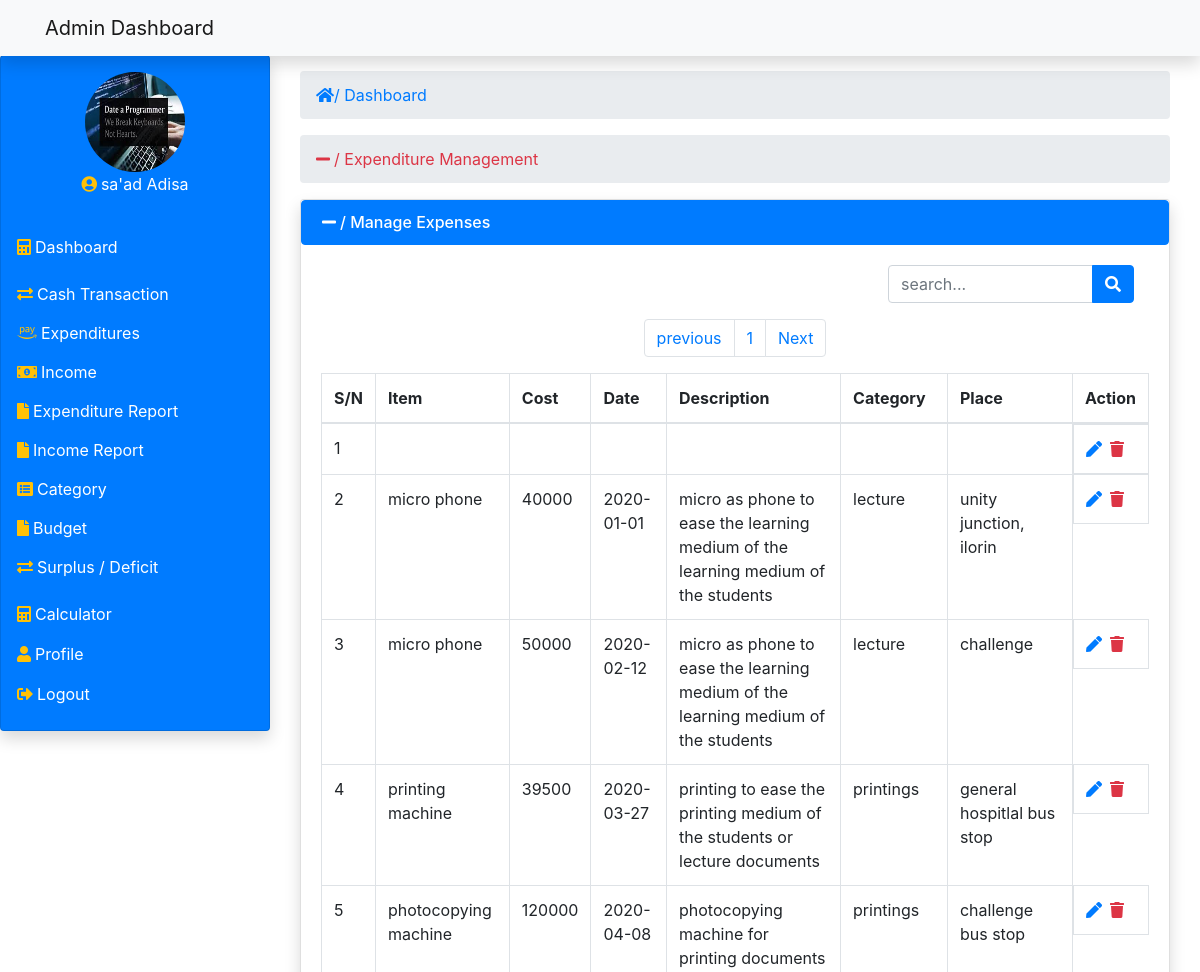
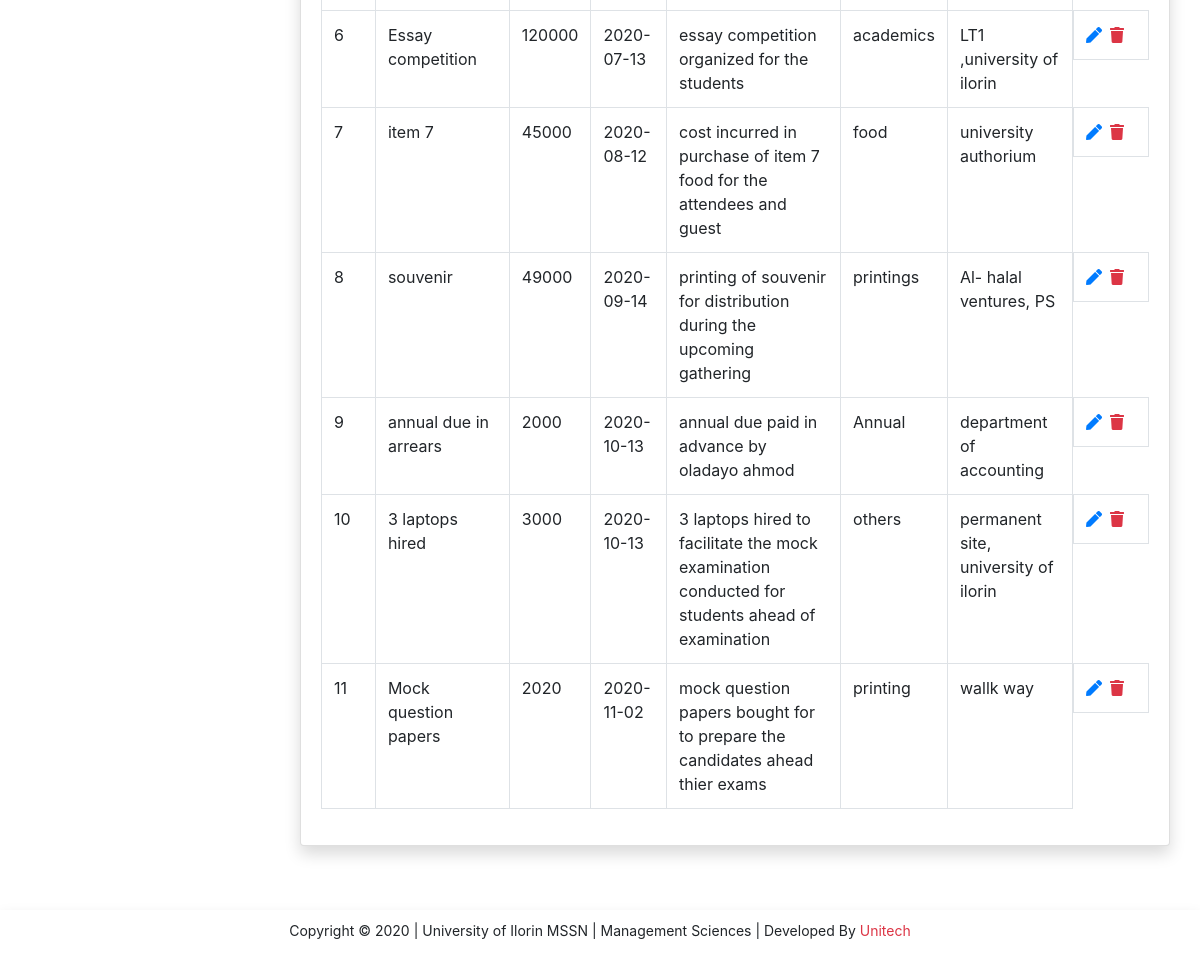
The page /views/manageexp.php (signed in) on the database its author committed (2 pictures, top to bottom).
### tables this page shows
CREATE TABLE `expenditure` (
  `id` int(11) NOT NULL,
  `item` varchar(200) NOT NULL,
  `itemdate` date NOT NULL,
  `cost` int(11) NOT NULL,
  `noteDate` timestamp NOT NULL DEFAULT CURRENT_TIMESTAMP ON UPDATE CURRENT_TIMESTAMP,
  `itemdesc` text NOT NULL,
  `category` varchar(200) NOT NULL,
  `place` text NOT NULL
);

### modal/modal.php (called while the page is built, shortened)
<?php
    class Modal{
        private $localhost = 'localhost';
        private $dbname = 'management';
        private $username = 'root';
        private $password = '';
        public $conn;
        public function __construct(){
           try {
               $this->conn = new mysqli($this->localhost,$this->username,$this->password,$this->dbname);
           } catch (Exception $e) {
               echo 'connection failed'.$e->getMessage();
           }
        }
		public function manageExp($start,$rpp,$page,$previous,$next){
			$data = null;
			if (!isset($_POST['searchExp'])) {
				$count = "SELECT COUNT(id) AS id FROM expenditure";
				$query_count = $this->conn->query($count);
				$result_count = mysqli_fetch_array($query_count);
				$total_pages  = intval($result_count['id']) / $rpp;
				$data['total'] = $total_pages;
				$query = "SELECT * FROM expenditure WHERE item IS NOT NULL ORDER BY itemdate LIMIT $start,$rpp";
				$stmt = $this->conn->prepare($query);
				$stmt->execute();
				$result = $stmt->get_result();
				if(mysqli_num_rows($result) > 0){
					while($fetch = $result->fetch_assoc()){
						$data[] = $fetch;
					}
				}
				else {
					$error = '<div class="alert alert-danger">Error fetching data try later!</div>';
				}
			}
			return $data;
		}
		public function fetch_picture($id){
			$data = null;
			$query = "SELECT picture FROM admin_details WHERE id = ?";
			$stmt = $this->conn->prepare($query);
			$stmt->bind_param('i',$id);
			if($stmt->execute()){
				$result = $stmt->get_result();
				$fetch = $result->fetch_assoc();
				$data = $fetch;
			}
			return $data;
		}
    }
?>

### views/manageexp.php (the view, shortened to what this page needs)
<!DOCTYPE html>
<html lang="en">
<head>
     <link rel="stylesheet" href="../css/style.css">
    <link rel="stylesheet" href="../css/all.css">
    <link rel="stylesheet" href="../css/bootstrap.min.css">
    <link rel="stylesheet" href="../css/fontawesome.min.css">
</head>
<body>
        <?php include '../includes/topbar.php';?>
            <?php include '../includes/sidebar.php';?>
            <ol class="breadcrumb">
                <li class="active text-danger"><i class="fa fa-minus mr-1"></i>/ Expenditure Management</li>
            </ol>
        <div class="card shadow">
            <div>
                <h6 class="list-group-item active"><i class="fa fa-minus mr-1"></i>/ Manage Expenses</h6>
            </div>
            <div class="card-body">
                                                <div class="col-md-4 ml-auto">
                                                    <form action="#" method="POST" class="form-group">
                                                        <div class="input-group">
                                                            <input type="text" class="form-control" name="search" type="search" placeholder="search...">
                                                            <span class="input-group-append">
                                                                <button name="searchExp" class="btn btn-primary" type="submit">
                                                                    <i class="fa fa-search"></i>
                                                                </button>
                                                            </span>
                                                        </div>
                                                    </form>
                                                </div>
												<nav arial-black="Page navigation example text-center">
													<ul class="pagination justify-content-center">
                                                        <?php
                                                        $rpp = 10;
                                                        if (isset($_GET['page'])) {
                                                            $page = $_GET['page'];
                                                        }
                                                        else{
                                                            $page = 1;
                                                        }
                                                        if ($page > 1) {
                                                            $start = ($page * $rpp) - $rpp;
                                                        }
                                                        else {
                                                            $start = 0;
                                                        }
                                                        $previous = $page - 1;
                                                        $next = $page + 1;
                                                        if (isset($_POST['searchExp'])) {
                                                            $modal = new Modal;
                                                            $search = strip_tags($_POST['search']);
                                                            $row = $modal->manageExp($start,$rpp,$page,$previous,$next);
                                                            $total_pages = $row['total'];
                                                        }
                                                        else{
                                                            $row =  $modal->manageExp($start,$rpp,$page,$previous,$next);
                                                            $total_pages = $row['total'];
                                                        }
                                                        ?>
														<li class="page-item"><a href="manageexp.php?page=<?= $previous;?>" class="page-link">previous</a></li>
														<?php
														for ($i=1; $i<= $total_pages; $i++):?>
															<li class="page-item"><a href="manageexp.php?page=<?= $i;?>" class="page-link"><?= $i; ?></a></li>
														<?php endfor; ?>
														<li class="page-item"><a href="manageexp.php?page=<?= $next;?>" class="page-link">Next</a></li>
													</ul>
												</nav>
                    <div class="table-responsive">
                        <table class="table  table-responsive table-bordered table-hover">
                            <thead>
                                <tr>
                                    <th>S/N</th>
                                    <th>Item</th>
                                    <th>Cost</th>
                                    <th>Date</th>
                                    <th>Description</th>
                                    <th>Category</th>
                                    <th>Place</th>
                                    <th>Action</th>
                                </tr>
                            </thead>
                            <tbody>
                                <?php
                                if (isset($_POST['searchExp'])) {
                                    $modal = new Modal;
                                    $row = $modal->manageExp($start,$rpp,$page,$previous,$next);
                                }
                                else{
                                    $modal = new Modal;
                                    $row =  $modal->manageExp($start,$rpp,$page,$previous,$next);
                                }
                                    if (!empty($row)) {
                                        $count = 1;
                                        foreach($row as $rows){
                                            ?>
                                            <tr>
                                                <td><?= $count++; ?></td>
                                                <td><?= $rows['item']; ?></td>
                                                <td><?= $rows['cost']; ?></td>
                                                <td><?= $rows['itemdate']; ?></td>
                                                <td><?= $rows['itemdesc']; ?></td>
                                                <td><?= $rows['category']; ?></td>
                                                <td><?= $rows['place']; ?></td>
                                                <td style="display:flex;">
                                                    <a href="edit.php?expid=<?=$rows['id'];?>"><i class="fas fa-pen mr-2 text-primary"></i></a>
                                                    <a href="delete.php?expid=<?=$rows['id'];?>"><i class="fas fa-trash text-danger"></i></a>
                                                </td>
                                            </tr>
                                                <?php }} ?>
                            </tbody>
                        </table>
                    </div>
        </div>
    </div>
</div>
            <?php include '../includes/footer.php';?>
</body>
</html>

### includes/sidebar.php (shortened to what this page needs)
  <div class="container-fluid toggle-nav">
      <div class="row justify-content-left align-items-left">
          <div class="col-md-3 nav-toggle" id="cols">
              <div class="card shadow bg-primary text-white p-3">
                  <div class="text-center">
                  <?php
                      include '../modal/modal.php';
                      $modal = new Modal;
                      $id = $_SESSION['id'];
                      $picture = $modal->fetch_picture($id);
             ?>
                      <img src="<?= $picture['picture']; ?>" id="img-fluid" class="img-fluid card-img-top" alt="profile image">
                  </div>
                  <div class="caption">
                      <p class="text-center"><i class="fas text-warning fa-user-circle mr-1 text-warning"></i><?= $_SESSION['username']; ?></p>
                  </div>
                  <ul class="navbar-nav">
                      <li class="nav-item">
                          <a href="../admin/dashboard.php" class="nav-link"><i class="fas text-warning fa-calculator mr-1"></i>Dashboard</a>
                      </li>
                      <li class="nav-item" onclick="transact()"><i class="fas text-warning text-warning fa-exchange-alt mr-1"></i>Cash Transaction
                      </li>
                      <li class="nav-item" onclick="expenditure()"><i class="fab text-warning fa-amazon-pay mr-1"></i>Expenditures
                      </li>
                      <li class="nav-item" onclick="income()"><i class="fas text-warning fa-money-bill-alt mr-1" arial-hidden="true"></i>Income
                      </li>
                      <li class="nav-item" onclick="expReport()"><i class="fa fa-file text-warning mr-1"></i>Expenditure Report
                      </li>
                      <li class="nav-item" onclick="incReport()"><i class="fa fa-file mr-1 text-warning"></i>Income Report
                      </li>
                      <li class="nav-item" onclick="category()"><i class="fas text-warning fa-list-alt mr-1" arial-hidden="true"></i>Category
                      </li>
                      <li class="nav-item" onclick="budget()"><i class="fa text-warning fa-file mr-1"></i>Budget
                      </li>
                      <li class="nav-item" onclick="balance()"><i class="fas text-warning text-warning fa-exchange-alt mr-1"></i>Surplus / Deficit
                      </li>
                      <li class="nav-item"><a href="../views/calculator.php" class="nav-link"><i class="fas text-warning fa-calculator mr-1"></i>Calculator</a></li>
                      <li class="nav-item mt-0"><a href="../views/profile.php" class="nav-link"><i class="fas text-warning fa-user mr-1"></i>Profile</a></li>
                      <li class="nav-item mt-0"><a href="../views/logout.php" class="nav-link"><i class=" text-warning fas fa-sign-out-alt mr-1"></i>Logout</a></li>
                  </ul>
              </div>
          </div>
                          <div class="col-md-9 my-3">
<ol class="breadcrumb">
	<li class="active text-primary"> <i class="fas fa-home text-primary"></i>/ Dashboard</li>
</ol>

### css/style.css (style rules this page uses)
body { margin: 0; padding: 0; scroll-behavior: smooth; background-color: #E5E5E5; }
.toggle-nav { margin-top: 55px !important; }
.container-fluid > .row > .col-md-3 > .card > div > img { border-radius: 50%; text-align: center; margin: 0 auto !important; width: 100px; height: 100px; position: relative; }
.container-fluid > .row > .col-md-3 > .card > ul { position: relative; }
.container-fluid > .row > .col-md-3 > .card > ul > li { margin-top: 15px; cursor: pointer; }
.container-fluid > .row > .col-md-3 > .card > ul > li > div a,.container-fluid > .row > .col-md-3 > .card > ul > li > a { text-decoration: none !important; color: white !important; }
#cols { margin-left: -15px; }

### css/all.css (style rules this page uses)
.fa, .fas, .far, .fal, .fad, .fab { -moz-osx-font-smoothing: grayscale; -webkit-font-smoothing: antialiased; display: inline-block; font-style: normal; font-variant: normal; text-rendering: auto; line-height: 1; }
.fa-amazon-pay:before { content: "\f42c"; }
.fa-calculator:before { content: "\f1ec"; }
.fa-exchange-alt:before { content: "\f362"; }
.fa-file:before { content: "\f15b"; }
.fa-home:before { content: "\f015"; }
.fa-list-alt:before { content: "\f022"; }
.fa-minus:before { content: "\f068"; }
.fa-money-bill-alt:before { content: "\f3d1"; }
.fa-pen:before { content: "\f304"; }
.fa-search:before { content: "\f002"; }
.fa-sign-out-alt:before { content: "\f2f5"; }
.fa-trash:before { content: "\f1f8"; }
.fa-user:before { content: "\f007"; }
.fa-user-circle:before { content: "\f2bd"; }
.fab { font-family: 'Font Awesome 5 Brands'; font-weight: 400; }
.fa, .fas { font-family: 'Font Awesome 5 Free'; font-weight: 900; }

### rows shown on the page
expenditure: item "micro phone", cost "40000", itemdate "2020-01-01", itemdesc "micro as phone to ease the learning medium of the learning medium of the students", category "lecture", place "unity junction, ilorin"
expenditure: item "micro phone", cost "50000", itemdate "2020-02-12", itemdesc "micro as phone to ease the learning medium of the learning medium of the students", category "lecture", place "challenge"
expenditure: item "printing machine", cost "39500", itemdate "2020-03-27", itemdesc "printing to ease the printing medium of the students or lecture documents", category "printings", place "general hospitlal bus stop"
expenditure: item "photocopying machine", cost "120000", itemdate "2020-04-08", itemdesc "photocopying machine for printing documents", category "printings", place "challenge bus stop"
expenditure: item "Essay competition", cost "120000", itemdate "2020-07-13", itemdesc "essay competition organized for the students", category "academics", place "LT1 ,university of ilorin"
expenditure: item "item 7", cost "45000", itemdate "2020-08-12", itemdesc "cost incurred in purchase of item 7 food for the attendees and guest", category "food", place "university authorium"
expenditure: item "souvenir", cost "49000", itemdate "2020-09-14", itemdesc "printing of souvenir for distribution during the upcoming gathering", category "printings", place "Al- halal ventures, PS"
expenditure: item "annual due in arrears", cost "2000", itemdate "2020-10-13", itemdesc "annual due paid in advance by oladayo ahmod", category "Annual", place "department of accounting"
expenditure: item "3 laptops hired", cost "3000", itemdate "2020-10-13", itemdesc "3 laptops hired to facilitate the mock examination conducted for students ahead of examination", category "others", place "permanent site, university of ilorin"
expenditure: item "Mock question papers", cost "2020", itemdate "2020-11-02", itemdesc "mock question papers bought for to prepare the candidates ahead thier exams", category "printing", place "wallk way"

### other values the page prints
$_SESSION['username'] "sa'ad Adisa"
